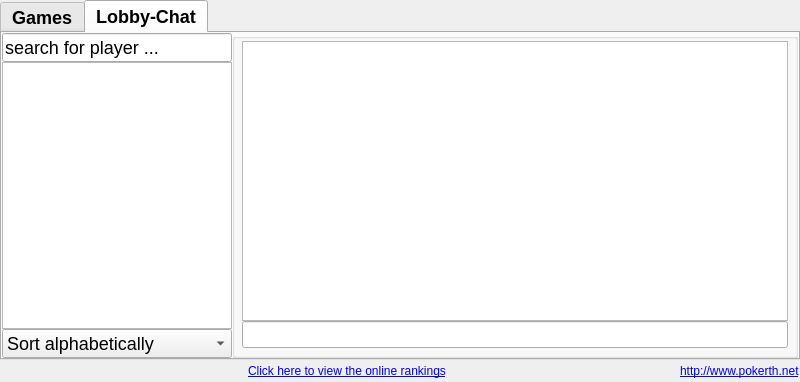
<?xml version="1.0" encoding="UTF-8"?>
<ui version="4.0">
 <class>gameLobbyDialog</class>
 <widget class="QDialog" name="gameLobbyDialog">
  <property name="geometry">
   <rect>
    <x>0</x>
    <y>0</y>
    <width>800</width>
    <height>382</height>
   </rect>
  </property>
  <property name="minimumSize">
   <size>
    <width>800</width>
    <height>380</height>
   </size>
  </property>
  <property name="maximumSize">
   <size>
    <width>800</width>
    <height>382</height>
   </size>
  </property>
  <property name="windowTitle">
   <string>Internet Game Lobby</string>
  </property>
  <property name="styleSheet">
   <string notr="true"/>
  </property>
  <layout class="QGridLayout" name="gridLayout_2">
   <property name="margin">
    <number>0</number>
   </property>
   <property name="spacing">
    <number>0</number>
   </property>
   <item row="2" column="0">
    <layout class="QHBoxLayout">
     <item>
      <widget class="QLabel" name="label_connectedPlayersCounter">
       <property name="styleSheet">
        <string notr="true">QObject {font: 12px}</string>
       </property>
       <property name="text">
        <string/>
       </property>
      </widget>
     </item>
     <item>
      <widget class="QLabel" name="label_runningGamesCounter">
       <property name="styleSheet">
        <string notr="true">QObject {font: 12px}</string>
       </property>
       <property name="text">
        <string/>
       </property>
      </widget>
     </item>
     <item>
      <widget class="QLabel" name="label_openGamesCounter">
       <property name="sizePolicy">
        <sizepolicy hsizetype="MinimumExpanding" vsizetype="Preferred">
         <horstretch>0</horstretch>
         <verstretch>0</verstretch>
        </sizepolicy>
       </property>
       <property name="styleSheet">
        <string notr="true">QObject {font: 12px}</string>
       </property>
       <property name="text">
        <string/>
       </property>
      </widget>
     </item>
     <item>
      <widget class="QLabel" name="label">
       <property name="styleSheet">
        <string notr="true">QObject {font: 12px}</string>
       </property>
       <property name="text">
        <string>&lt;!DOCTYPE HTML PUBLIC &quot;-//W3C//DTD HTML 4.0//EN&quot; &quot;http://www.w3.org/TR/REC-html40/strict.dtd&quot;&gt;
&lt;html&gt;&lt;head&gt;&lt;meta name=&quot;qrichtext&quot; content=&quot;1&quot; /&gt;&lt;style type=&quot;text/css&quot;&gt;
p, li { white-space: pre-wrap; }
&lt;/style&gt;&lt;/head&gt;&lt;body&gt;
&lt;table border=&quot;0&quot; style=&quot;-qt-table-type: root; margin-top:4px; margin-bottom:4px; margin-left:4px; margin-right:4px;&quot;&gt;
&lt;tr&gt;
&lt;td style=&quot;border: none;&quot;&gt;
&lt;p style=&quot; margin-top:0px; margin-bottom:0px; margin-left:0px; margin-right:0px; -qt-block-indent:0; text-indent:0px;&quot;&gt;&lt;a href=&quot;http://online-ranking.pokerth.net&quot;&gt;&lt;span style=&quot; text-decoration: underline; color:#0000ff;&quot;&gt;Click here to view the online rankings&lt;/span&gt;&lt;/a&gt;&lt;/p&gt;&lt;/td&gt;&lt;/tr&gt;&lt;/table&gt;&lt;/body&gt;&lt;/html&gt;</string>
       </property>
       <property name="openExternalLinks">
        <bool>true</bool>
       </property>
      </widget>
     </item>
     <item>
      <spacer name="horizontalSpacer_2">
       <property name="orientation">
        <enum>Qt::Horizontal</enum>
       </property>
       <property name="sizeType">
        <enum>QSizePolicy::Expanding</enum>
       </property>
       <property name="sizeHint" stdset="0">
        <size>
         <width>20</width>
         <height>20</height>
        </size>
       </property>
      </spacer>
     </item>
     <item>
      <widget class="QLabel" name="label_pokerthDotNet">
       <property name="styleSheet">
        <string notr="true">QObject {font: 12px}</string>
       </property>
       <property name="text">
        <string>&lt;!DOCTYPE HTML PUBLIC &quot;-//W3C//DTD HTML 4.0//EN&quot; &quot;http://www.w3.org/TR/REC-html40/strict.dtd&quot;&gt;
&lt;html&gt;&lt;head&gt;&lt;meta name=&quot;qrichtext&quot; content=&quot;1&quot; /&gt;&lt;style type=&quot;text/css&quot;&gt;
p, li { white-space: pre-wrap; }
&lt;/style&gt;&lt;/head&gt;&lt;body&gt;
&lt;p style=&quot; margin-top:0px; margin-bottom:0px; margin-left:0px; margin-right:0px; -qt-block-indent:0; text-indent:0px;&quot;&gt;&lt;a href=&quot;http://www.pokerth.net&quot;&gt;&lt;span style=&quot; text-decoration: underline; color:#0000ff;&quot;&gt;http://www.pokerth.net&lt;/span&gt;&lt;/a&gt;&lt;/p&gt;&lt;/body&gt;&lt;/html&gt;</string>
       </property>
       <property name="openExternalLinks">
        <bool>true</bool>
       </property>
      </widget>
     </item>
    </layout>
   </item>
   <item row="1" column="0">
    <widget class="QTabWidget" name="tabWidget">
     <property name="minimumSize">
      <size>
       <width>800</width>
       <height>360</height>
      </size>
     </property>
     <property name="maximumSize">
      <size>
       <width>800</width>
       <height>360</height>
      </size>
     </property>
     <property name="styleSheet">
      <string notr="true">QObject {font: bold 18px}</string>
     </property>
     <property name="currentIndex">
      <number>1</number>
     </property>
     <widget class="QWidget" name="tab_1">
      <property name="styleSheet">
       <string notr="true"/>
      </property>
      <attribute name="title">
       <string>Games</string>
      </attribute>
      <layout class="QGridLayout" name="gridLayout_5">
       <property name="margin">
        <number>0</number>
       </property>
       <property name="spacing">
        <number>0</number>
       </property>
       <item row="0" column="0">
        <layout class="QHBoxLayout" name="horizontalLayout_3">
         <item>
          <layout class="QGridLayout" name="gridLayout_3">
           <property name="spacing">
            <number>0</number>
           </property>
           <item row="4" column="0">
            <layout class="QHBoxLayout">
             <property name="spacing">
              <number>0</number>
             </property>
             <item>
              <spacer>
               <property name="orientation">
                <enum>Qt::Vertical</enum>
               </property>
               <property name="sizeType">
                <enum>QSizePolicy::Fixed</enum>
               </property>
               <property name="sizeHint" stdset="0">
                <size>
                 <width>0</width>
                 <height>24</height>
                </size>
               </property>
              </spacer>
             </item>
             <item>
              <spacer name="horizontalSpacer_3">
               <property name="orientation">
                <enum>Qt::Horizontal</enum>
               </property>
               <property name="sizeHint" stdset="0">
                <size>
                 <width>40</width>
                 <height>20</height>
                </size>
               </property>
              </spacer>
             </item>
             <item>
              <widget class="QPushButton" name="pushButton_Leave">
               <property name="sizePolicy">
                <sizepolicy hsizetype="Expanding" vsizetype="Fixed">
                 <horstretch>0</horstretch>
                 <verstretch>0</verstretch>
                </sizepolicy>
               </property>
               <property name="minimumSize">
                <size>
                 <width>310</width>
                 <height>24</height>
                </size>
               </property>
               <property name="maximumSize">
                <size>
                 <width>300</width>
                 <height>24</height>
                </size>
               </property>
               <property name="styleSheet">
                <string notr="true">QObject {font: bold 16px}</string>
               </property>
               <property name="text">
                <string>&amp;Leave Game</string>
               </property>
               <property name="icon">
                <iconset resource="../resources/pokerth.qrc">
                 <normaloff>:/gfx/go-previous-view.png</normaloff>:/gfx/go-previous-view.png</iconset>
               </property>
              </widget>
             </item>
             <item>
              <spacer name="horizontalSpacer_5">
               <property name="orientation">
                <enum>Qt::Horizontal</enum>
               </property>
               <property name="sizeHint" stdset="0">
                <size>
                 <width>40</width>
                 <height>20</height>
                </size>
               </property>
              </spacer>
             </item>
            </layout>
           </item>
           <item row="3" column="0">
            <layout class="QHBoxLayout">
             <property name="spacing">
              <number>3</number>
             </property>
             <property name="topMargin">
              <number>0</number>
             </property>
             <property name="bottomMargin">
              <number>0</number>
             </property>
             <item>
              <spacer name="horizontalSpacer_4">
               <property name="orientation">
                <enum>Qt::Horizontal</enum>
               </property>
               <property name="sizeHint" stdset="0">
                <size>
                 <width>40</width>
                 <height>20</height>
                </size>
               </property>
              </spacer>
             </item>
             <item>
              <widget class="QPushButton" name="pushButton_StartGame">
               <property name="enabled">
                <bool>false</bool>
               </property>
               <property name="sizePolicy">
                <sizepolicy hsizetype="Expanding" vsizetype="Fixed">
                 <horstretch>0</horstretch>
                 <verstretch>0</verstretch>
                </sizepolicy>
               </property>
               <property name="minimumSize">
                <size>
                 <width>150</width>
                 <height>24</height>
                </size>
               </property>
               <property name="maximumSize">
                <size>
                 <width>150</width>
                 <height>24</height>
                </size>
               </property>
               <property name="styleSheet">
                <string notr="true">QObject {font: bold 16px}</string>
               </property>
               <property name="text">
                <string>&amp;Start Game</string>
               </property>
               <property name="icon">
                <iconset resource="../resources/pokerth.qrc">
                 <normaloff>:/gfx/dialog_ok_apply.png</normaloff>:/gfx/dialog_ok_apply.png</iconset>
               </property>
              </widget>
             </item>
             <item>
              <spacer name="verticalSpacer_2">
               <property name="orientation">
                <enum>Qt::Vertical</enum>
               </property>
               <property name="sizeType">
                <enum>QSizePolicy::Fixed</enum>
               </property>
               <property name="sizeHint" stdset="0">
                <size>
                 <width>0</width>
                 <height>24</height>
                </size>
               </property>
              </spacer>
             </item>
             <item>
              <widget class="QPushButton" name="pushButton_Kick">
               <property name="sizePolicy">
                <sizepolicy hsizetype="Expanding" vsizetype="Fixed">
                 <horstretch>0</horstretch>
                 <verstretch>0</verstretch>
                </sizepolicy>
               </property>
               <property name="minimumSize">
                <size>
                 <width>150</width>
                 <height>24</height>
                </size>
               </property>
               <property name="maximumSize">
                <size>
                 <width>150</width>
                 <height>24</height>
                </size>
               </property>
               <property name="styleSheet">
                <string notr="true">QObject {font: bold 16px}</string>
               </property>
               <property name="text">
                <string>&amp;Kick Player</string>
               </property>
               <property name="icon">
                <iconset resource="../resources/pokerth.qrc">
                 <normaloff>:/gfx/list-remove.png</normaloff>:/gfx/list-remove.png</iconset>
               </property>
              </widget>
             </item>
             <item>
              <spacer name="horizontalSpacer_6">
               <property name="orientation">
                <enum>Qt::Horizontal</enum>
               </property>
               <property name="sizeHint" stdset="0">
                <size>
                 <width>40</width>
                 <height>20</height>
                </size>
               </property>
              </spacer>
             </item>
            </layout>
           </item>
           <item row="2" column="0">
            <widget class="QComboBox" name="comboBox_gameListFilter">
             <property name="minimumSize">
              <size>
               <width>0</width>
               <height>0</height>
              </size>
             </property>
             <property name="maximumSize">
              <size>
               <width>16777215</width>
               <height>16777215</height>
              </size>
             </property>
             <property name="styleSheet">
              <string notr="true">QObject {font: 14px}</string>
             </property>
             <item>
              <property name="text">
               <string>0 - No game list filter</string>
              </property>
             </item>
             <item>
              <property name="text">
               <string>1 - Show open games</string>
              </property>
             </item>
             <item>
              <property name="text">
               <string>2 - Show open &amp; non-full games</string>
              </property>
             </item>
             <item>
              <property name="text">
               <string>3 - Show open &amp; non-full &amp; non-private games</string>
              </property>
             </item>
             <item>
              <property name="text">
               <string>4 - Show open &amp; non-full &amp; private games</string>
              </property>
             </item>
             <item>
              <property name="text">
               <string>5 - Show open &amp; non-full &amp; ranking games</string>
              </property>
             </item>
            </widget>
           </item>
           <item row="1" column="0">
            <widget class="QTreeView" name="treeView_GameList">
             <property name="minimumSize">
              <size>
               <width>0</width>
               <height>0</height>
              </size>
             </property>
             <property name="maximumSize">
              <size>
               <width>16777215</width>
               <height>16777215</height>
              </size>
             </property>
             <property name="styleSheet">
              <string notr="true"/>
             </property>
             <property name="horizontalScrollBarPolicy">
              <enum>Qt::ScrollBarAlwaysOff</enum>
             </property>
             <property name="editTriggers">
              <set>QAbstractItemView::NoEditTriggers</set>
             </property>
             <property name="showDropIndicator" stdset="0">
              <bool>false</bool>
             </property>
             <property name="indentation">
              <number>5</number>
             </property>
             <property name="rootIsDecorated">
              <bool>false</bool>
             </property>
             <property name="sortingEnabled">
              <bool>true</bool>
             </property>
            </widget>
           </item>
           <item row="0" column="0">
            <layout class="QHBoxLayout">
             <property name="spacing">
              <number>6</number>
             </property>
             <property name="margin">
              <number>0</number>
             </property>
             <item>
              <widget class="QPushButton" name="pushButton_joinAnyGame">
               <property name="minimumSize">
                <size>
                 <width>0</width>
                 <height>0</height>
                </size>
               </property>
               <property name="maximumSize">
                <size>
                 <width>16777215</width>
                 <height>16777215</height>
                </size>
               </property>
               <property name="styleSheet">
                <string notr="true">QObject {font: bold 14px}</string>
               </property>
               <property name="text">
                <string>Join &amp;any game</string>
               </property>
               <property name="icon">
                <iconset resource="../resources/pokerth.qrc">
                 <normaloff>:/gfx/transform-rotate.png</normaloff>:/gfx/transform-rotate.png</iconset>
               </property>
              </widget>
             </item>
             <item>
              <spacer name="horizontalSpacer">
               <property name="orientation">
                <enum>Qt::Horizontal</enum>
               </property>
               <property name="sizeHint" stdset="0">
                <size>
                 <width>40</width>
                 <height>20</height>
                </size>
               </property>
              </spacer>
             </item>
             <item>
              <widget class="QPushButton" name="pushButton_CreateGame">
               <property name="minimumSize">
                <size>
                 <width>0</width>
                 <height>0</height>
                </size>
               </property>
               <property name="maximumSize">
                <size>
                 <width>16777215</width>
                 <height>16777215</height>
                </size>
               </property>
               <property name="styleSheet">
                <string notr="true">QObject {font: bold 14px}</string>
               </property>
               <property name="text">
                <string>&amp;Create Game</string>
               </property>
               <property name="icon">
                <iconset resource="../resources/pokerth.qrc">
                 <normaloff>:/gfx/list_add.png</normaloff>:/gfx/list_add.png</iconset>
               </property>
              </widget>
             </item>
             <item>
              <widget class="QPushButton" name="pushButton_JoinGame">
               <property name="minimumSize">
                <size>
                 <width>0</width>
                 <height>0</height>
                </size>
               </property>
               <property name="maximumSize">
                <size>
                 <width>16777215</width>
                 <height>16777215</height>
                </size>
               </property>
               <property name="styleSheet">
                <string notr="true">QObject {font: bold 14px}</string>
               </property>
               <property name="text">
                <string>&amp;Join Game</string>
               </property>
               <property name="icon">
                <iconset resource="../resources/pokerth.qrc">
                 <normaloff>:/gfx/go-next-view.png</normaloff>:/gfx/go-next-view.png</iconset>
               </property>
              </widget>
             </item>
            </layout>
           </item>
          </layout>
         </item>
         <item>
          <widget class="QGroupBox" name="groupBox_GameInfo">
           <property name="enabled">
            <bool>false</bool>
           </property>
           <property name="sizePolicy">
            <sizepolicy hsizetype="Expanding" vsizetype="Expanding">
             <horstretch>0</horstretch>
             <verstretch>0</verstretch>
            </sizepolicy>
           </property>
           <property name="minimumSize">
            <size>
             <width>300</width>
             <height>0</height>
            </size>
           </property>
           <property name="maximumSize">
            <size>
             <width>300</width>
             <height>16777215</height>
            </size>
           </property>
           <property name="styleSheet">
            <string notr="true">QObject {font: bold 16px}</string>
           </property>
           <property name="title">
            <string>Game Info</string>
           </property>
           <layout class="QVBoxLayout" name="verticalLayout">
            <property name="spacing">
             <number>0</number>
            </property>
            <property name="margin">
             <number>0</number>
            </property>
            <item>
             <widget class="QTreeWidget" name="treeWidget_connectedPlayers">
              <property name="minimumSize">
               <size>
                <width>221</width>
                <height>0</height>
               </size>
              </property>
              <property name="contextMenuPolicy">
               <enum>Qt::CustomContextMenu</enum>
              </property>
              <property name="styleSheet">
               <string notr="true">QObject {font: 14px}</string>
              </property>
              <property name="midLineWidth">
               <number>1</number>
              </property>
              <property name="iconSize">
               <size>
                <width>25</width>
                <height>26</height>
               </size>
              </property>
              <property name="indentation">
               <number>15</number>
              </property>
              <column>
               <property name="text">
                <string>Connected Players</string>
               </property>
              </column>
             </widget>
            </item>
            <item>
             <widget class="QScrollArea" name="scrollArea_gameInfos">
              <property name="minimumSize">
               <size>
                <width>252</width>
                <height>190</height>
               </size>
              </property>
              <property name="maximumSize">
               <size>
                <width>16777215</width>
                <height>190</height>
               </size>
              </property>
              <property name="styleSheet">
               <string notr="true">QObject {font: 14px}</string>
              </property>
              <property name="widgetResizable">
               <bool>true</bool>
              </property>
              <widget class="QWidget" name="scrollAreaWidgetContents">
               <property name="geometry">
                <rect>
                 <x>0</x>
                 <y>0</y>
                 <width>288</width>
                 <height>184</height>
                </rect>
               </property>
               <layout class="QGridLayout" name="gridLayout">
                <property name="horizontalSpacing">
                 <number>-1</number>
                </property>
                <property name="verticalSpacing">
                 <number>2</number>
                </property>
                <property name="margin">
                 <number>4</number>
                </property>
                <item row="0" column="0">
                 <widget class="QLabel" name="label_gameType">
                  <property name="styleSheet">
                   <string notr="true"/>
                  </property>
                  <property name="text">
                   <string>Game type:</string>
                  </property>
                  <property name="alignment">
                   <set>Qt::AlignRight|Qt::AlignTop|Qt::AlignTrailing</set>
                  </property>
                  <property name="wordWrap">
                   <bool>true</bool>
                  </property>
                 </widget>
                </item>
                <item row="0" column="1">
                 <layout class="QHBoxLayout" name="horizontalLayout">
                  <item>
                   <widget class="QLabel" name="label_typeIcon">
                    <property name="minimumSize">
                     <size>
                      <width>16</width>
                      <height>16</height>
                     </size>
                    </property>
                    <property name="maximumSize">
                     <size>
                      <width>16</width>
                      <height>16777215</height>
                     </size>
                    </property>
                    <property name="alignment">
                     <set>Qt::AlignRight|Qt::AlignTop|Qt::AlignTrailing</set>
                    </property>
                   </widget>
                  </item>
                  <item>
                   <widget class="QLabel" name="label_typeText">
                    <property name="text">
                     <string/>
                    </property>
                    <property name="alignment">
                     <set>Qt::AlignLeading|Qt::AlignLeft|Qt::AlignTop</set>
                    </property>
                    <property name="wordWrap">
                     <bool>true</bool>
                    </property>
                   </widget>
                  </item>
                 </layout>
                </item>
                <item row="1" column="0">
                 <widget class="QLabel" name="label_gameDesc2">
                  <property name="styleSheet">
                   <string notr="true"/>
                  </property>
                  <property name="text">
                   <string>Start Cash:</string>
                  </property>
                  <property name="alignment">
                   <set>Qt::AlignRight|Qt::AlignTop|Qt::AlignTrailing</set>
                  </property>
                  <property name="wordWrap">
                   <bool>true</bool>
                  </property>
                 </widget>
                </item>
                <item row="1" column="1">
                 <widget class="QLabel" name="label_StartCash">
                  <property name="styleSheet">
                   <string notr="true">QLabel { color:rgb(0, 0, 255); }</string>
                  </property>
                  <property name="alignment">
                   <set>Qt::AlignLeading|Qt::AlignLeft|Qt::AlignTop</set>
                  </property>
                  <property name="wordWrap">
                   <bool>true</bool>
                  </property>
                 </widget>
                </item>
                <item row="2" column="0">
                 <widget class="QLabel" name="label_gameDesc3">
                  <property name="styleSheet">
                   <string notr="true"/>
                  </property>
                  <property name="text">
                   <string>First small blind:</string>
                  </property>
                  <property name="alignment">
                   <set>Qt::AlignRight|Qt::AlignTop|Qt::AlignTrailing</set>
                  </property>
                  <property name="wordWrap">
                   <bool>true</bool>
                  </property>
                 </widget>
                </item>
                <item row="2" column="1">
                 <widget class="QLabel" name="label_SmallBlind">
                  <property name="styleSheet">
                   <string notr="true">QLabel { color:rgb(0, 0, 255); }</string>
                  </property>
                  <property name="alignment">
                   <set>Qt::AlignLeading|Qt::AlignLeft|Qt::AlignTop</set>
                  </property>
                  <property name="wordWrap">
                   <bool>true</bool>
                  </property>
                 </widget>
                </item>
                <item row="3" column="0">
                 <widget class="QLabel" name="label_gameDesc4">
                  <property name="styleSheet">
                   <string notr="true"/>
                  </property>
                  <property name="text">
                   <string>Blinds raise interval:</string>
                  </property>
                  <property name="alignment">
                   <set>Qt::AlignRight|Qt::AlignTop|Qt::AlignTrailing</set>
                  </property>
                  <property name="wordWrap">
                   <bool>true</bool>
                  </property>
                 </widget>
                </item>
                <item row="3" column="1">
                 <widget class="QLabel" name="label_blindsRaiseIntervall">
                  <property name="styleSheet">
                   <string notr="true">QLabel { color:rgb(0, 0, 255); }</string>
                  </property>
                  <property name="alignment">
                   <set>Qt::AlignLeading|Qt::AlignLeft|Qt::AlignTop</set>
                  </property>
                  <property name="wordWrap">
                   <bool>true</bool>
                  </property>
                 </widget>
                </item>
                <item row="4" column="0">
                 <widget class="QLabel" name="label_gameDesc5">
                  <property name="styleSheet">
                   <string notr="true"/>
                  </property>
                  <property name="text">
                   <string>Blinds raise mode:</string>
                  </property>
                  <property name="alignment">
                   <set>Qt::AlignRight|Qt::AlignTop|Qt::AlignTrailing</set>
                  </property>
                  <property name="wordWrap">
                   <bool>true</bool>
                  </property>
                 </widget>
                </item>
                <item row="4" column="1">
                 <widget class="QLabel" name="label_blindsRaiseMode">
                  <property name="styleSheet">
                   <string notr="true">QLabel { color:rgb(0, 0, 255); }</string>
                  </property>
                  <property name="text">
                   <string/>
                  </property>
                  <property name="alignment">
                   <set>Qt::AlignLeading|Qt::AlignLeft|Qt::AlignTop</set>
                  </property>
                  <property name="wordWrap">
                   <bool>true</bool>
                  </property>
                 </widget>
                </item>
                <item row="5" column="0">
                 <widget class="QLabel" name="label_gameDesc6">
                  <property name="styleSheet">
                   <string notr="true"/>
                  </property>
                  <property name="text">
                   <string>Manual blinds list:</string>
                  </property>
                  <property name="alignment">
                   <set>Qt::AlignRight|Qt::AlignTop|Qt::AlignTrailing</set>
                  </property>
                  <property name="wordWrap">
                   <bool>true</bool>
                  </property>
                 </widget>
                </item>
                <item row="5" column="1">
                 <widget class="QLabel" name="label_blindsList">
                  <property name="styleSheet">
                   <string notr="true">QLabel { color:rgb(0, 0, 255); }</string>
                  </property>
                  <property name="text">
                   <string/>
                  </property>
                  <property name="alignment">
                   <set>Qt::AlignLeading|Qt::AlignLeft|Qt::AlignTop</set>
                  </property>
                  <property name="wordWrap">
                   <bool>true</bool>
                  </property>
                 </widget>
                </item>
                <item row="6" column="0">
                 <widget class="QLabel" name="label_gameDesc7">
                  <property name="styleSheet">
                   <string notr="true"/>
                  </property>
                  <property name="text">
                   <string>Timeout for player action (sec):</string>
                  </property>
                  <property name="alignment">
                   <set>Qt::AlignRight|Qt::AlignTop|Qt::AlignTrailing</set>
                  </property>
                  <property name="wordWrap">
                   <bool>true</bool>
                  </property>
                 </widget>
                </item>
                <item row="6" column="1">
                 <widget class="QLabel" name="label_TimeoutForPlayerAction">
                  <property name="styleSheet">
                   <string notr="true">QLabel { color:rgb(0, 0, 255); }</string>
                  </property>
                  <property name="alignment">
                   <set>Qt::AlignLeading|Qt::AlignLeft|Qt::AlignTop</set>
                  </property>
                  <property name="wordWrap">
                   <bool>true</bool>
                  </property>
                 </widget>
                </item>
               </layout>
              </widget>
             </widget>
            </item>
            <item>
             <layout class="QHBoxLayout" name="horizontalLayout_2">
              <item>
               <widget class="QCheckBox" name="checkBox_fillUpWithComputerOpponents">
                <property name="sizePolicy">
                 <sizepolicy hsizetype="Expanding" vsizetype="Fixed">
                  <horstretch>0</horstretch>
                  <verstretch>0</verstretch>
                 </sizepolicy>
                </property>
                <property name="styleSheet">
                 <string notr="true">QObject {font: 14px}</string>
                </property>
                <property name="text">
                 <string>Fill up with computer opponents</string>
                </property>
                <property name="icon">
                 <iconset resource="../resources/pokerth.qrc">
                  <normaloff>:/gfx/swbuttonlocalgame.png</normaloff>:/gfx/swbuttonlocalgame.png</iconset>
                </property>
               </widget>
              </item>
             </layout>
            </item>
           </layout>
          </widget>
         </item>
        </layout>
       </item>
      </layout>
     </widget>
     <widget class="QWidget" name="tab_2">
      <attribute name="title">
       <string>Lobby-Chat</string>
      </attribute>
      <layout class="QGridLayout" name="gridLayout_4">
       <property name="margin">
        <number>0</number>
       </property>
       <property name="spacing">
        <number>0</number>
       </property>
       <item row="2" column="0">
        <layout class="QHBoxLayout" name="horizontalLayout_4">
         <item>
          <layout class="QVBoxLayout" name="verticalLayout_2">
           <item>
            <widget class="QLineEdit" name="lineEdit_searchForPlayers">
             <property name="sizePolicy">
              <sizepolicy hsizetype="Fixed" vsizetype="Fixed">
               <horstretch>0</horstretch>
               <verstretch>0</verstretch>
              </sizepolicy>
             </property>
             <property name="minimumSize">
              <size>
               <width>230</width>
               <height>0</height>
              </size>
             </property>
             <property name="maximumSize">
              <size>
               <width>230</width>
               <height>16777215</height>
              </size>
             </property>
             <property name="styleSheet">
              <string notr="true">QObject {font: 14 px}</string>
             </property>
             <property name="text">
              <string>search for player ...</string>
             </property>
            </widget>
           </item>
           <item>
            <widget class="QTreeView" name="treeView_NickList">
             <property name="sizePolicy">
              <sizepolicy hsizetype="Fixed" vsizetype="Expanding">
               <horstretch>0</horstretch>
               <verstretch>0</verstretch>
              </sizepolicy>
             </property>
             <property name="minimumSize">
              <size>
               <width>230</width>
               <height>0</height>
              </size>
             </property>
             <property name="maximumSize">
              <size>
               <width>230</width>
               <height>16777215</height>
              </size>
             </property>
             <property name="contextMenuPolicy">
              <enum>Qt::CustomContextMenu</enum>
             </property>
             <property name="styleSheet">
              <string notr="true">QObject {font: 14 px}</string>
             </property>
             <property name="editTriggers">
              <set>QAbstractItemView::NoEditTriggers</set>
             </property>
             <property name="rootIsDecorated">
              <bool>false</bool>
             </property>
             <property name="sortingEnabled">
              <bool>true</bool>
             </property>
            </widget>
           </item>
           <item>
            <widget class="QComboBox" name="comboBox_nickListFilter">
             <property name="minimumSize">
              <size>
               <width>230</width>
               <height>0</height>
              </size>
             </property>
             <property name="maximumSize">
              <size>
               <width>230</width>
               <height>16777215</height>
              </size>
             </property>
             <property name="styleSheet">
              <string notr="true">QObject {font: 14 px}</string>
             </property>
             <item>
              <property name="text">
               <string>Sort alphabetically</string>
              </property>
             </item>
             <item>
              <property name="text">
               <string>Sort by country</string>
              </property>
             </item>
             <item>
              <property name="text">
               <string>Display idle players</string>
              </property>
             </item>
            </widget>
           </item>
          </layout>
         </item>
         <item>
          <widget class="QGroupBox" name="groupBox_lobbyChat">
           <property name="minimumSize">
            <size>
             <width>0</width>
             <height>0</height>
            </size>
           </property>
           <property name="maximumSize">
            <size>
             <width>16777215</width>
             <height>16777215</height>
            </size>
           </property>
           <property name="styleSheet">
            <string notr="true">QObject {font: bold 16px}</string>
           </property>
           <property name="title">
            <string/>
           </property>
           <layout class="QGridLayout">
            <property name="leftMargin">
             <number>7</number>
            </property>
            <property name="topMargin">
             <number>2</number>
            </property>
            <property name="rightMargin">
             <number>7</number>
            </property>
            <property name="bottomMargin">
             <number>7</number>
            </property>
            <property name="spacing">
             <number>0</number>
            </property>
            <item row="0" column="0">
             <widget class="QTextBrowser" name="textBrowser_ChatDisplay">
              <property name="minimumSize">
               <size>
                <width>0</width>
                <height>0</height>
               </size>
              </property>
              <property name="maximumSize">
               <size>
                <width>16777215</width>
                <height>16777215</height>
               </size>
              </property>
              <property name="styleSheet">
               <string notr="true">QObject {color:rgb(255, 255, 255); font: 14px}</string>
              </property>
             </widget>
            </item>
            <item row="1" column="0">
             <widget class="QLineEdit" name="lineEdit_ChatInput">
              <property name="styleSheet">
               <string notr="true">QObject {font: 14 px}</string>
              </property>
             </widget>
            </item>
           </layout>
          </widget>
         </item>
        </layout>
       </item>
      </layout>
     </widget>
    </widget>
   </item>
  </layout>
 </widget>
 <tabstops>
  <tabstop>pushButton_joinAnyGame</tabstop>
  <tabstop>pushButton_CreateGame</tabstop>
  <tabstop>pushButton_JoinGame</tabstop>
  <tabstop>textBrowser_ChatDisplay</tabstop>
  <tabstop>lineEdit_ChatInput</tabstop>
  <tabstop>treeWidget_connectedPlayers</tabstop>
  <tabstop>checkBox_fillUpWithComputerOpponents</tabstop>
  <tabstop>pushButton_StartGame</tabstop>
  <tabstop>pushButton_Kick</tabstop>
  <tabstop>pushButton_Leave</tabstop>
 </tabstops>
 <resources>
  <include location="../resources/pokerth.qrc"/>
 </resources>
 <connections/>
</ui>
